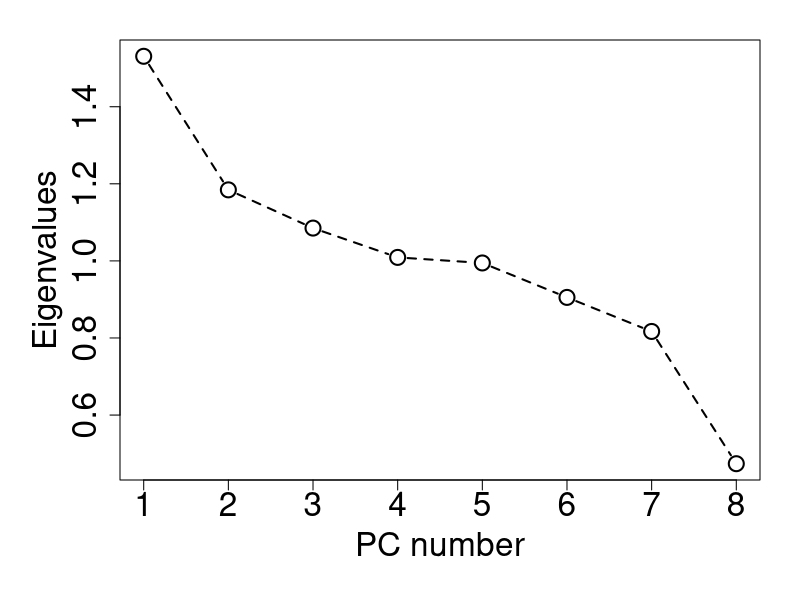
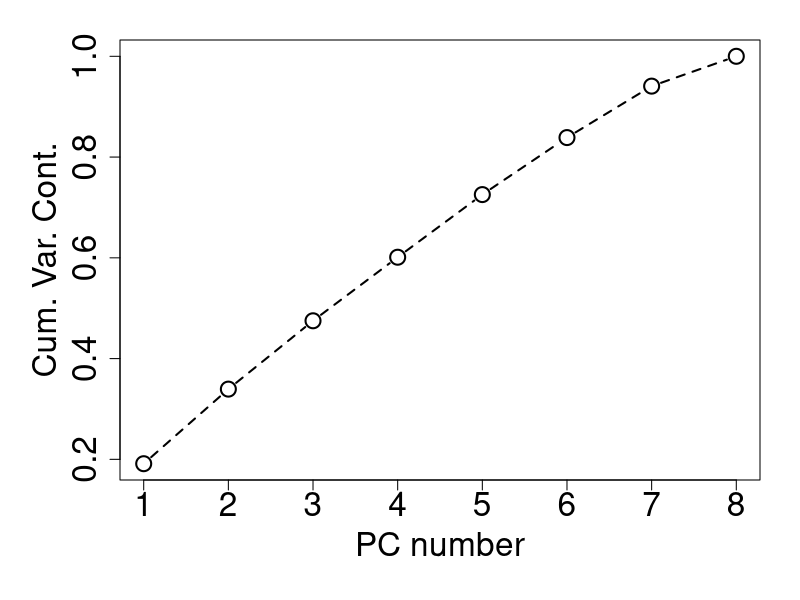

Here is the R script that generated these plots, in order:
library(dplyr)
library(jpeg)
library(tidyverse)
library(caret)

# PCA————Shupeng Wang
pca_custom <- function(df){
  
  ccm <- cor(df)# Calculate the correlation coefficient matrix
  
  ev <- eigen(ccm)  # Calculate eigenvalues and eigenvectors
  
  eva <- ev$values  
  evv <- ev$vectors# Extract eigenvalues and eigenvectors
  
  pro_var <- eva / sum(eva)
  cum_pro <- cumsum(pro_var)  # Calculate variance contribution rate and cumulative variance contribution rate
  
  return(list(eigenvalues = eva, eigenvectors = evv, pro_var = pro_var, cum_pro = cum_pro))
}

df <- read.csv(file = "Ethiopia_data.csv",header = T)
df <- select(df, -c(Year_Month, Event))
cols_with_zero_sd <- apply(df, 2, sd) == 0
df <- df[, !cols_with_zero_sd]
df <- as.matrix(scale(df))

pca_result <- pca_custom(df)
pca_result$eigenvalues  # View eigenvalues
pca_result$pro_var      # Check the variance contribution rate
pca_result$cum_pro      # View the cumulative variance contribution rate

par(mar = c(6, 6, 2, 2))

plot(pca_result$eigenvalues, type = "b", cex = 2, cex.lab = 2, cex.axis = 2, lty = 2, lwd = 2,
     xlab = "PC number", ylab = "Eigenvalues")

#  Draw the cumulative variance contribution rate graph
plot(pca_result$cum_pro, type = "b", cex = 2, cex.lab = 2, cex.axis = 2, lty = 2, lwd = 2,
     xlab = "PC number", ylab = "Cum. Var. Cont.")

# Select the number of principal components
top_n <- 7

# Project data onto principal components
pca_result <- pca_custom(df)
df_pca <- df %*% pca_result$eigenvectors[, 1:top_n]

head(df_pca)
# PCA————Shupeng Wang




# Regression————Biyuan Luo
df <- as.data.frame(df)
df_regression <- data.frame(PC1 = df_pca[, 1], 
                            PC2 = df_pca[, 2], 
                            PC3 = df_pca[, 3], 
                            PC4 = df_pca[, 4], 
                            PC5 = df_pca[, 5], 
                            PC6 = df_pca[, 6], 
                            PC7 = df_pca[, 7], 
                            Deaths = df$Deaths) 


set.seed(10) 
training.samples <-df_regression$Deaths 
training.samples <- createDataPartition(1:length(df_regression$Deaths), p = 0.8, list = FALSE, group=1) 
train_data <- df_regression[training.samples,] 
test_data <- df_regression[-training.samples,]

reg1 = lm(Deaths ~ PC1 + PC2 + PC3 + PC4 + PC5 + PC6 + PC7, data = df_regression)
summary(reg1)

reg2 = lm(Deaths ~ PC1 + PC2 + PC3 + PC4 + PC5 + PC6, data = df_regression)
summary(reg2)

# Train
pred1tr <- reg1 %>% predict(train_data) 
RMSE1 = RMSE(pred1tr, train_data$Deaths) 
R2_1 = R2(pred1tr, train_data$Deaths)

# Test
pred1test <- reg1 %>% predict(test_data) 
RMSE2 = RMSE(pred1test, test_data$Deaths) 
R2_2 = R2(pred1test, test_data$Deaths)

# Train
pred2tr <- reg2 %>% predict(train_data) 
RMSE3 = RMSE(pred1tr, train_data$Deaths) 
R2_3 = R2(pred2tr, train_data$Deaths)

# Test
pred2test <- reg2 %>% predict(test_data) 
RMSE4 = RMSE(pred1test, test_data$Deaths) 
R2_4 = R2(pred2test, test_data$Deaths)

# show tables
table <- matrix(c(RMSE1,RMSE2,R2_1,R2_2,RMSE3,RMSE4,R2_3,R2_4),ncol=4,byrow=TRUE) 
colnames(table) <- c("RMSE Train"," RMSE Test","R2 Train","R2 Test") 
rownames(table) <- c("Model 1","Model 2") 
RMSE_R2_table <- as.table(table) 
RMSE_R2_table
# Regression————Biyuan Luo


